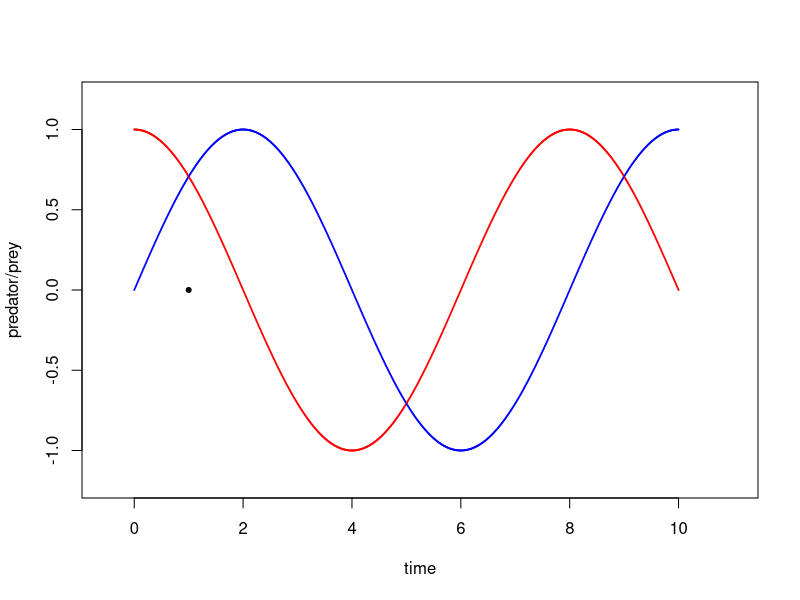
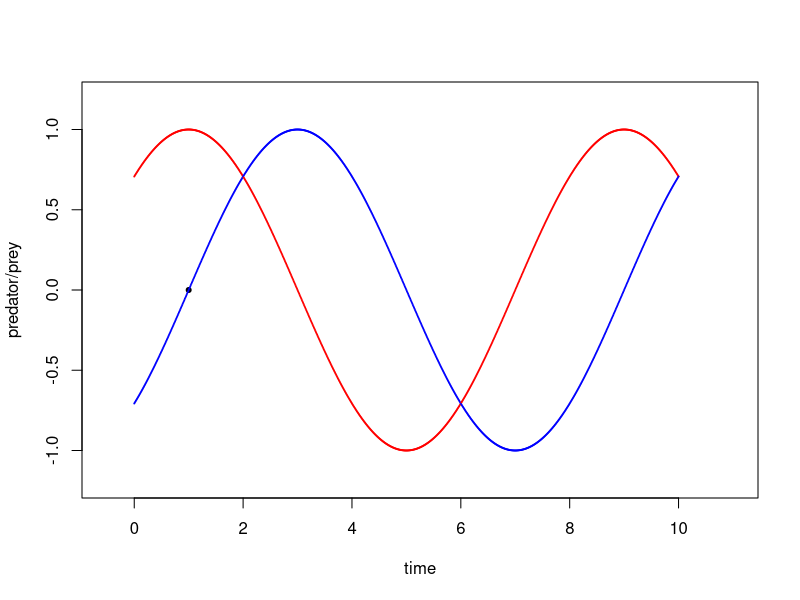
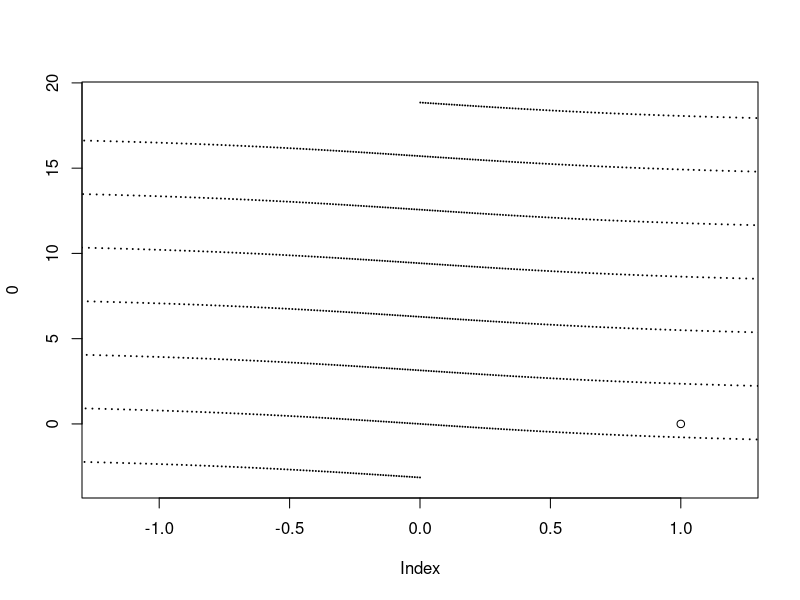
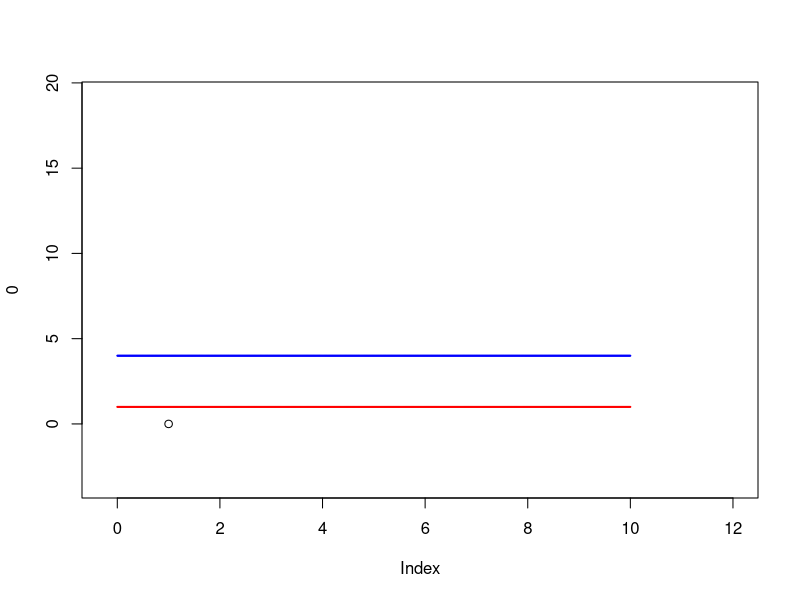

Here is the R script that generated these plots, in order:
rm(list = ls())
graphics.off()

# Q1
PP_qua <- function(R, w, t, fi){
  xt = R*cos(w*t-fi)
  yt = R*sin(w*t-fi)
  return(c(xt, yt))
}

# Q_a
# time_a <- c(0,1,2,3,8)
# plot(0, pch = 20, xlab = 'prey', ylab = 'predator', 
#      xlim = c(-1.2,1.2), ylim = c(-1.2,1.2))
# for (i in time_a) {
#   print(i)
#   pop <- PP_qua(R = 1, w = pi/4, t = i, fi = 0)
#   points(pop[1], pop[2], pch = 20)
# }
# text(pop[1], pop[2])

# Q_b
time_b <- seq(0,10,0.01)
plot(0, pch = 20, xlab = 'time', ylab = 'predator/prey', 
     xlim = c(-.5,11), ylim = c(-1.2,1.2))
for (j in time_b) {

  pop <- PP_qua(R = 1, w = pi/4, t = j, fi = 0)
  points(j, pop[1], pch = 20, cex = 0.1, col = 'red')
  points(j, pop[2], pch = 20, cex = 0.1, col = 'blue')
}


# Q_c
time_b <- seq(0,10,0.01)
plot(0, pch = 20, xlab = 'time', ylab = 'predator/prey', 
     xlim = c(-.5,11), ylim = c(-1.2,1.2))
for (j in time_b) {
  
  pop <- PP_qua(R = 1, w = pi/4, t = j, fi = pi/4)
  points(j, pop[1], pch = 20, cex = 0.1, col = 'red')
  points(j, pop[2], pch = 20, cex = 0.1, col = 'blue')
}

# Q_e
fi <- function(fi){
  return(tan(-fi))
}
fi_plot <- seq(-pi,6*pi,0.01)
plot(0, ylim = c(-pi-0.3,6*pi+0.3), xlim = c(-1.2,1.2))
for (k in fi_plot) {
  points(fi(k), k, pch = 20, cex = 0.1)
} 


# Q_g
Q_g <- function(R, w, t, fi){
  xt = R*cos(w*t-fi)
  yt = R*sin(w*t-fi)
  return(xt^2+yt^2)
}
t_q <- seq(0,10,0.01)
plot(0, ylim = c(-pi-0.3,6*pi+0.3), xlim = c(-.2,12))
for (g in t_q) {
  points(g, Q_g(R = 1, w = pi, t = g, fi = 0), pch = 20, cex = 0.1, col = 'red')
  points(g, Q_g(R = 2, w = pi, t = g, fi = 0), pch = 20, cex = 0.1, col = 'blue')
}
